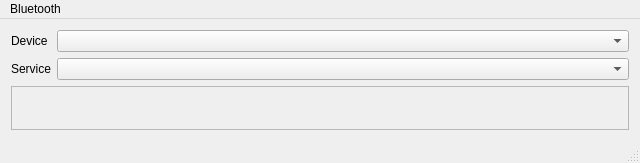
<?xml version="1.0" encoding="UTF-8"?>
<ui version="4.0">
 <class>MainWindow</class>
 <widget class="QMainWindow" name="MainWindow">
  <property name="geometry">
   <rect>
    <x>0</x>
    <y>0</y>
    <width>640</width>
    <height>163</height>
   </rect>
  </property>
  <property name="windowTitle">
   <string>MainWindow</string>
  </property>
  <widget class="QWidget" name="centralWidget">
   <layout class="QVBoxLayout" name="verticalLayout">
    <item>
     <layout class="QFormLayout" name="formLayout_2">
      <item row="0" column="0">
       <widget class="QLabel" name="label">
        <property name="text">
         <string>Device</string>
        </property>
       </widget>
      </item>
      <item row="0" column="1">
       <widget class="QComboBox" name="devicesComboBox"/>
      </item>
      <item row="1" column="0">
       <widget class="QLabel" name="label_2">
        <property name="text">
         <string>Service</string>
        </property>
       </widget>
      </item>
      <item row="1" column="1">
       <widget class="QComboBox" name="servicesComboBox"/>
      </item>
     </layout>
    </item>
    <item>
     <widget class="QFrame" name="frame">
      <property name="sizePolicy">
       <sizepolicy hsizetype="Expanding" vsizetype="Expanding">
        <horstretch>0</horstretch>
        <verstretch>0</verstretch>
       </sizepolicy>
      </property>
      <property name="minimumSize">
       <size>
        <width>0</width>
        <height>40</height>
       </size>
      </property>
      <property name="frameShape">
       <enum>QFrame::StyledPanel</enum>
      </property>
      <property name="frameShadow">
       <enum>QFrame::Raised</enum>
      </property>
      <layout class="QHBoxLayout" name="horizontalLayout_5">
       <property name="spacing">
        <number>3</number>
       </property>
       <property name="leftMargin">
        <number>3</number>
       </property>
       <property name="topMargin">
        <number>3</number>
       </property>
       <property name="rightMargin">
        <number>3</number>
       </property>
       <property name="bottomMargin">
        <number>3</number>
       </property>
       <item>
        <widget class="BitWidget" name="widget_bit7" native="true"/>
       </item>
       <item>
        <widget class="BitWidget" name="widget_bit6" native="true"/>
       </item>
       <item>
        <widget class="BitWidget" name="widget_bit5" native="true"/>
       </item>
       <item>
        <widget class="BitWidget" name="widget_bit4" native="true"/>
       </item>
       <item>
        <widget class="BitWidget" name="widget_bit3" native="true"/>
       </item>
       <item>
        <widget class="BitWidget" name="widget_bit2" native="true"/>
       </item>
       <item>
        <widget class="BitWidget" name="widget_bit1" native="true"/>
       </item>
       <item>
        <widget class="BitWidget" name="widget_bit0" native="true"/>
       </item>
      </layout>
     </widget>
    </item>
   </layout>
  </widget>
  <widget class="QMenuBar" name="menuBar">
   <property name="geometry">
    <rect>
     <x>0</x>
     <y>0</y>
     <width>640</width>
     <height>21</height>
    </rect>
   </property>
   <widget class="QMenu" name="menuBluetooth">
    <property name="title">
     <string>Bluetooth</string>
    </property>
    <addaction name="action_connect"/>
   </widget>
   <addaction name="menuBluetooth"/>
  </widget>
  <widget class="QStatusBar" name="statusBar"/>
  <action name="action_connect">
   <property name="text">
    <string>Connect</string>
   </property>
  </action>
 </widget>
 <layoutdefault spacing="6" margin="11"/>
 <customwidgets>
  <customwidget>
   <class>BitWidget</class>
   <extends>QWidget</extends>
   <header>BitWidget.h</header>
   <container>1</container>
  </customwidget>
 </customwidgets>
 <resources/>
 <connections/>
</ui>
